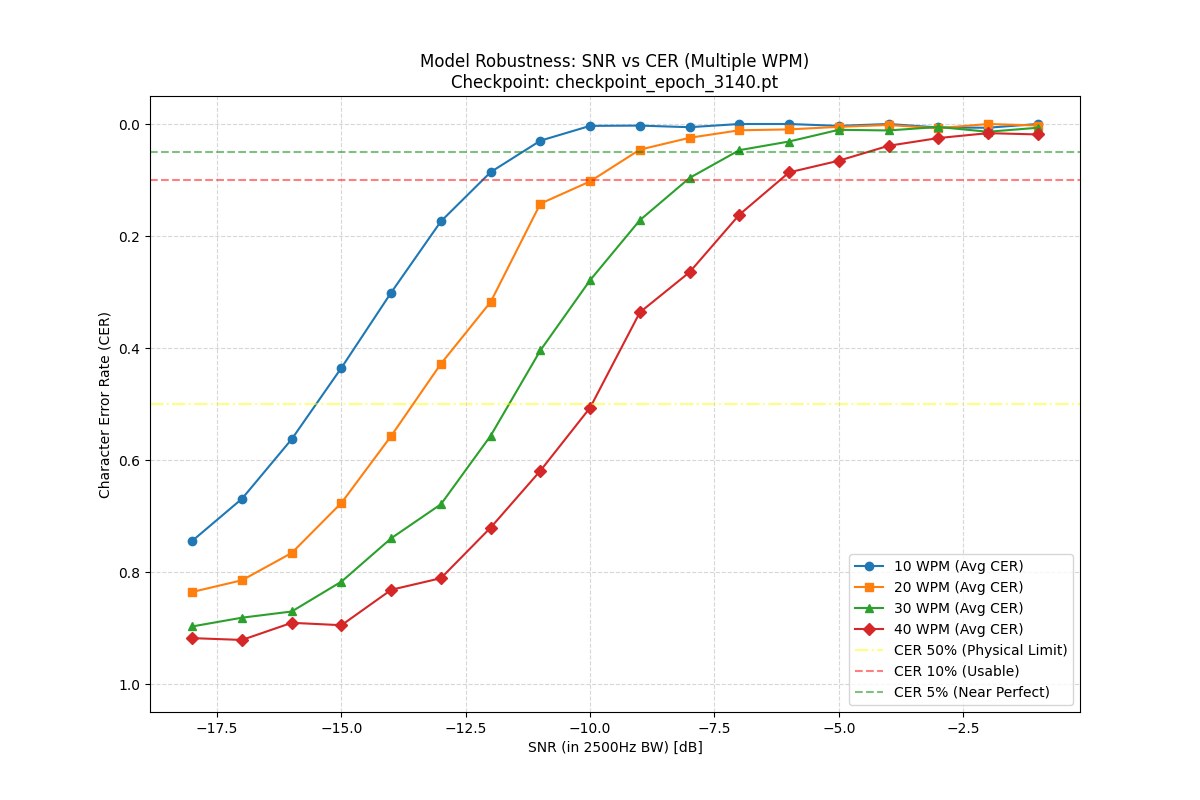

The script that saved this image:
import torch
import numpy as np
import matplotlib.pyplot as plt
import argparse
import os
import sys
import random
import string
from tqdm import tqdm
from typing import List, Tuple, Dict
from torch.utils.data import Dataset, DataLoader
from collections import defaultdict

# Add parent directory to path to import modules
sys.path.append(os.path.dirname(os.path.dirname(os.path.abspath(__file__))))

from model import StreamingConformer
from data_gen import generate_sample, CWDataset, MorseGenerator
from inference_utils import preprocess_waveform, decode_multi_task, calculate_cer
import config

class SyntheticMorseDataset(Dataset):
    def __init__(self, samples_per_snr: int, snrs: List[float], dataset: CWDataset, wpm: int = 15,
                 random_freq: bool = False,
                 fading_speed: float = 0.0, min_fading: float = 1.0,
                 qrm_prob: float = 0.0, impulse_prob: float = 0.0):
        self.samples_per_snr = samples_per_snr
        self.snrs = snrs
        self.total_samples = samples_per_snr * len(snrs)
        self.dataset = dataset
        self.wpm = wpm
        self.random_freq = random_freq
        self.fading_speed = fading_speed
        self.min_fading = min_fading
        self.qrm_prob = qrm_prob
        self.impulse_prob = impulse_prob
        self.gen = MorseGenerator()

    def __len__(self):
        return self.total_samples

    def __getitem__(self, idx):
        # Determine which SNR this sample belongs to
        snr_idx = idx // self.samples_per_snr
        current_snr = self.snrs[snr_idx]
        
        # Always generate random text
        text = self._generate_random_text()
        
        freq = random.uniform(config.MIN_FREQ, config.MAX_FREQ) if self.random_freq else 700.0
        
        # generate_sample handles truncation/padding
        waveform, actual_text, _, _ = generate_sample(
            text=text, wpm=self.wpm, snr_2500=current_snr, frequency=freq,
            jitter=0.0, weight=1.0, fading_speed=self.fading_speed, min_fading=self.min_fading,
            qrm_prob=self.qrm_prob, impulse_prob=self.impulse_prob
        )
        
        return waveform, actual_text, self.wpm, freq, current_snr

    def _generate_random_text(self) -> str:
        """Generate random text that fits in 10s at given WPM with high density."""
        # Target about 80% of 10s
        max_chars = self.gen.estimate_max_chars_for_wpm(self.wpm, target_frames=800)
        chars = string.ascii_uppercase + string.digits
        text = "".join(random.choices(chars, k=max_chars))
        # Add some spaces
        text_with_spaces = ""
        for c in text:
            text_with_spaces += c
            if random.random() < 0.2:
                text_with_spaces += " "
        return text_with_spaces.strip() + " "

class PerformanceEvaluator:
    def __init__(self, checkpoint_path: str, device: str = "cuda"):
        self.device = torch.device(device if torch.cuda.is_available() else "cpu")
        print(f"Loading checkpoint from {checkpoint_path} on {self.device}")
        checkpoint = torch.load(checkpoint_path, map_location=self.device, weights_only=False)
        
        self.model = StreamingConformer(
            n_mels=config.N_BINS,
            num_classes=config.NUM_CLASSES,
            d_model=config.D_MODEL,
            n_head=config.N_HEAD,
            num_layers=config.NUM_LAYERS,
        ).to(self.device)
        
        self.model.load_state_dict(checkpoint['model_state_dict'])
        self.model.eval()

    def evaluate_dataloader(self, dataloader: DataLoader) -> Dict[float, List[float]]:
        # Map SNR -> List of CERs
        results = defaultdict(list)
        
        with torch.no_grad():
            for waveforms, actual_texts, wpms, freqs, snrs in tqdm(dataloader, desc="Evaluating", leave=False):
                waveforms = waveforms.to(self.device)
                mels = preprocess_waveform(waveforms, self.device)
                
                states = self.model.get_initial_states(mels.size(0), self.device)
                (ctc_batch, sig_batch, bound_batch), _ = self.model(mels, states)
                
                # Move to CPU for decoding
                ctc_batch = ctc_batch.cpu()
                sig_batch = sig_batch.cpu()
                bound_probs_batch = torch.sigmoid(bound_batch).squeeze(-1).cpu()

                for i, text in enumerate(actual_texts):
                    decoded, _ = decode_multi_task(ctc_batch[i], sig_batch[i], bound_probs_batch[i])
                    cer = calculate_cer(text, decoded)
                    
                    snr_val = float(snrs[i].item())
                    results[snr_val].append(cer)
                    
        return results

def main():
    parser = argparse.ArgumentParser()
    parser.add_argument("--checkpoint", type=str, required=True)
    parser.add_argument("--samples", type=int, default=50, help="Samples per SNR point per WPM")
    parser.add_argument("--output", type=str, default="diagnostics/visualize_snr_performance_wpms.png")
    parser.add_argument("--random-freq", action="store_true", help="Enable frequency randomization")
    parser.add_argument("--fading-speed", type=float, default=0.0)
    parser.add_argument("--min-fading", type=float, default=1.0)
    parser.add_argument("--qrm-prob", type=float, default=0.0)
    parser.add_argument("--impulse-prob", type=float, default=0.0)
    parser.add_argument("--batch-size", type=int, default=32)
    parser.add_argument("--workers", type=int, default=os.cpu_count(), help="Number of data loading workers")
    parser.add_argument("--wpms", type=int, nargs='+', default=[15, 25, 35], help="List of WPMs to test")
    args = parser.parse_args()

    evaluator = PerformanceEvaluator(args.checkpoint)
    dataset_source = CWDataset() # For initialization needed by SyntheticMorseDataset
    snrs = np.arange(config.EVAL_SNR_MIN, config.EVAL_SNR_MAX, config.EVAL_SNR_STEP)
    
    # Store aggregated results for plotting
    all_results = {}

    print(f"Starting evaluation with {args.samples} samples per SNR point per WPM...")
    print(f"Settings: Fading={args.fading_speed}, MinFading={args.min_fading}, QRM={args.qrm_prob}, Impulse={args.impulse_prob}")
    print(f"Target WPMs: {args.wpms}")
    print(f"Parallel data loading with {args.workers} workers, batch size {args.batch_size}")
    
    for wpm in args.wpms:
        print(f"\nRunning Evaluation for {wpm} WPM...")
        dataset = SyntheticMorseDataset(
            samples_per_snr=args.samples, snrs=snrs, dataset=dataset_source, wpm=wpm,
            random_freq=args.random_freq,
            fading_speed=args.fading_speed, min_fading=args.min_fading,
            qrm_prob=args.qrm_prob, impulse_prob=args.impulse_prob
        )
        loader = DataLoader(
            dataset, batch_size=args.batch_size, 
            num_workers=args.workers, shuffle=False, drop_last=False
        )
        
        results = evaluator.evaluate_dataloader(loader)
        
        # Calculate means properly sorted by SNR
        avg_cers = []
        for snr in snrs:
            # Finding the closest key in results or exact match
            vals = results.get(float(snr), [])
            if not vals:
                # Try finding closest key if direct access fails (floating point issues)
                keys = list(results.keys())
                if keys:
                    closest_key = min(keys, key=lambda x: abs(x - snr))
                    if abs(closest_key - snr) < 1e-5:
                        vals = results[closest_key]
                
            avg_cers.append(np.mean(vals) if vals else 0.0)
            
        all_results[wpm] = avg_cers

    # Plotting
    plt.figure(figsize=(12, 8))
    
    markers = ['o', 's', '^', 'D', 'v', '<', '>']
    for i, wpm in enumerate(args.wpms):
        marker = markers[i % len(markers)]
        plt.plot(snrs, all_results[wpm], marker=marker, label=f'{wpm} WPM (Avg CER)')
    
    plt.axhline(y=0.5, color='yellow', linestyle='-.', alpha=0.5, label='CER 50% (Physical Limit)')
    plt.axhline(y=0.1, color='red', linestyle='--', alpha=0.5, label='CER 10% (Usable)')
    plt.axhline(y=0.05, color='green', linestyle='--', alpha=0.5, label='CER 5% (Near Perfect)')
    plt.grid(True, which='both', linestyle='--', alpha=0.5)
    plt.xlabel("SNR (in 2500Hz BW) [dB]")
    plt.ylabel("Character Error Rate (CER)")
    plt.title(f"Model Robustness: SNR vs CER (Multiple WPM)\nCheckpoint: {os.path.basename(args.checkpoint)}")
    plt.legend()
    plt.ylim(-0.05, 1.05)
    plt.gca().invert_yaxis() # Better is up
    
    os.makedirs(os.path.dirname(args.output), exist_ok=True)
    plt.savefig(args.output)
    print(f"Plot saved to {args.output}")

if __name__ == "__main__":
    main()
